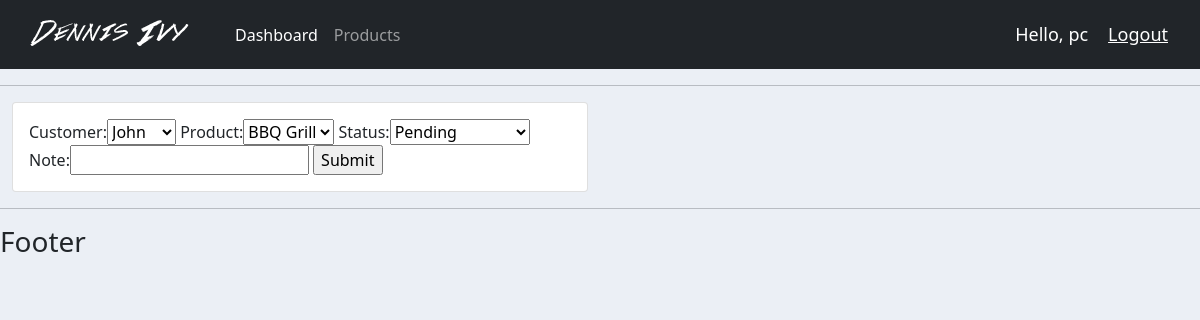
The app's page /update_order/3/ (signed in), older data.
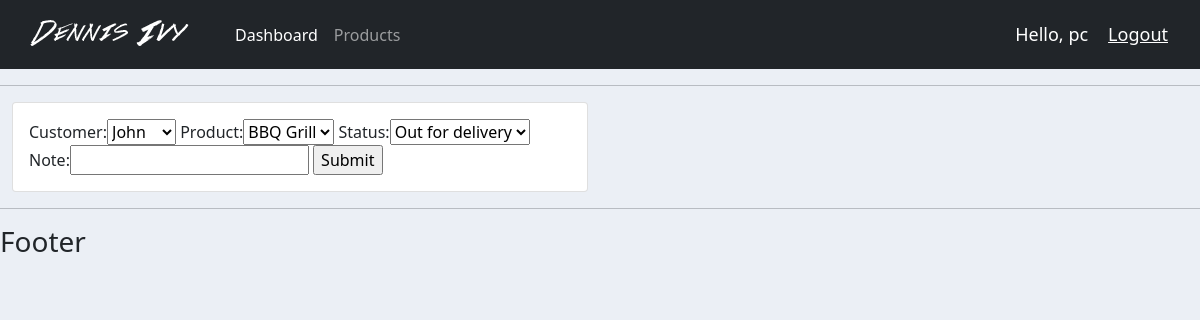
The same page, newer data.
### accounts/models.py (models this page shows, shortened)
class Order(models.Model):
	STATUS = (
            ('Pending', 'Pending'),
         			('Out for delivery', 'Out for delivery'),
         			('Delivered', 'Delivered'),
        )
	customer = models.ForeignKey(Customer, null=True, on_delete=models.SET_NULL)
	product = models.ForeignKey(Product, null=True, on_delete=models.SET_NULL)
	date_created = models.DateTimeField(auto_now_add=True, null=True)
	status = models.CharField(max_length=200, null=True, choices=STATUS)
	note = models.CharField(max_length=1000, null=True)

### accounts/views.py (the view)
# urls.py: path('update_order/<str:pk>/', views.updateOrder, name="update_order"),
@login_required(login_url='login')
def updateOrder(request, pk):
	order = Order.objects.get(id=pk)
	form = OrderForm(instance=order)
	if request.method == 'POST':
		form = OrderForm(request.POST, instance=order)
		if form.is_valid():
			form.save()
			return redirect('/')
	context = {'form': form}
	return render(request, 'accounts/order_form.html', context)

### accounts/forms.py
class OrderForm(ModelForm):
	class Meta:
		model = Order
		fields = '__all__'

### accounts/models.py (called while the page is built)
	def __str__(self):
		return self.name

	def __str__(self):
		return self.name

### accounts/templates/accounts/order_form.html (shortened to what this page needs)
{%  extends 'accounts/main.html' %}
{% load static %}
{% block content %}
<div class="row">
	<div class="col-md-6">
		<div class="card card-body">
			<form action="" method="POST">
				{{form}}
				<input type="submit" name="Submit">
			</form>
		</div>
	</div>
</div>
{% endblock %}

Row changes from the older to the newer data that the page shows:
changed Order "John": status "Pending" → "Out for delivery"
